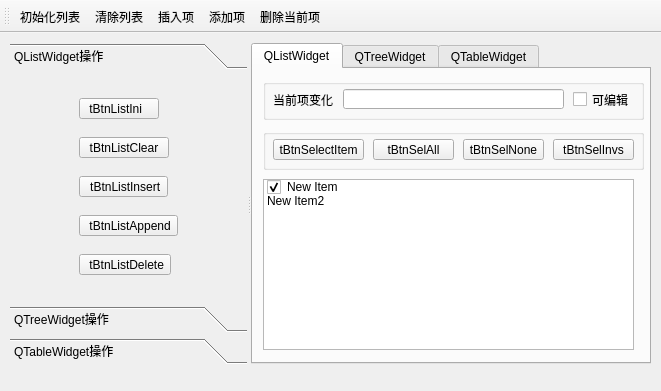
<?xml version="1.0" encoding="UTF-8"?>
<ui version="4.0">
 <class>MainWindow</class>
 <widget class="QMainWindow" name="MainWindow">
  <property name="geometry">
   <rect>
    <x>0</x>
    <y>0</y>
    <width>661</width>
    <height>391</height>
   </rect>
  </property>
  <property name="windowTitle">
   <string>MainWindow</string>
  </property>
  <widget class="QWidget" name="centralWidget">
   <widget class="QSplitter" name="splitter">
    <property name="geometry">
     <rect>
      <x>10</x>
      <y>10</y>
      <width>641</width>
      <height>321</height>
     </rect>
    </property>
    <property name="orientation">
     <enum>Qt::Horizontal</enum>
    </property>
    <widget class="QToolBox" name="toolBox_2">
     <property name="acceptDrops">
      <bool>true</bool>
     </property>
     <property name="currentIndex">
      <number>0</number>
     </property>
     <widget class="QWidget" name="page1">
      <property name="geometry">
       <rect>
        <x>0</x>
        <y>0</y>
        <width>243</width>
        <height>231</height>
       </rect>
      </property>
      <attribute name="icon">
       <iconset resource="res.qrc">
        <normaloff>:/images/icons/410.bmp</normaloff>:/images/icons/410.bmp</iconset>
      </attribute>
      <attribute name="label">
       <string>QListWidget操作</string>
      </attribute>
      <layout class="QGridLayout" name="gridLayout">
       <item row="0" column="0">
        <widget class="QToolButton" name="tBtnListIni">
         <property name="text">
          <string> tBtnListIni   </string>
         </property>
         <property name="toolButtonStyle">
          <enum>Qt::ToolButtonTextOnly</enum>
         </property>
        </widget>
       </item>
       <item row="1" column="0">
        <widget class="QToolButton" name="tBtnListClear">
         <property name="text">
          <string> tBtnListClear </string>
         </property>
         <property name="toolButtonStyle">
          <enum>Qt::ToolButtonTextOnly</enum>
         </property>
        </widget>
       </item>
       <item row="2" column="0">
        <widget class="QToolButton" name="tBtnListInsert">
         <property name="text">
          <string> tBtnListInsert</string>
         </property>
         <property name="toolButtonStyle">
          <enum>Qt::ToolButtonTextOnly</enum>
         </property>
        </widget>
       </item>
       <item row="3" column="0">
        <widget class="QToolButton" name="tBtnListAppend">
         <property name="text">
          <string> tBtnListAppend</string>
         </property>
         <property name="toolButtonStyle">
          <enum>Qt::ToolButtonTextOnly</enum>
         </property>
        </widget>
       </item>
       <item row="4" column="0">
        <widget class="QToolButton" name="tBtnListDelete">
         <property name="text">
          <string> tBtnListDelete</string>
         </property>
         <property name="toolButtonStyle">
          <enum>Qt::ToolButtonTextOnly</enum>
         </property>
        </widget>
       </item>
      </layout>
     </widget>
     <widget class="QWidget" name="page2">
      <property name="geometry">
       <rect>
        <x>0</x>
        <y>0</y>
        <width>243</width>
        <height>231</height>
       </rect>
      </property>
      <attribute name="icon">
       <iconset resource="res.qrc">
        <normaloff>:/images/icons/408.bmp</normaloff>:/images/icons/408.bmp</iconset>
      </attribute>
      <attribute name="label">
       <string>QTreeWidget操作</string>
      </attribute>
     </widget>
     <widget class="QWidget" name="page3">
      <property name="geometry">
       <rect>
        <x>0</x>
        <y>0</y>
        <width>243</width>
        <height>231</height>
       </rect>
      </property>
      <attribute name="icon">
       <iconset resource="res.qrc">
        <normaloff>:/images/icons/412.bmp</normaloff>:/images/icons/412.bmp</iconset>
      </attribute>
      <attribute name="label">
       <string>QTableWidget操作</string>
      </attribute>
     </widget>
    </widget>
    <widget class="QTabWidget" name="tabWidget_2">
     <property name="tabShape">
      <enum>QTabWidget::Rounded</enum>
     </property>
     <property name="currentIndex">
      <number>0</number>
     </property>
     <widget class="QWidget" name="tab1">
      <attribute name="icon">
       <iconset resource="res.qrc">
        <normaloff>:/images/icons/410.bmp</normaloff>:/images/icons/410.bmp</iconset>
      </attribute>
      <attribute name="title">
       <string>QListWidget</string>
      </attribute>
      <widget class="QListWidget" name="listWidget">
       <property name="geometry">
        <rect>
         <x>10</x>
         <y>110</y>
         <width>371</width>
         <height>171</height>
        </rect>
       </property>
       <property name="contextMenuPolicy">
        <enum>Qt::CustomContextMenu</enum>
       </property>
       <item>
        <property name="text">
         <string>New Item</string>
        </property>
        <property name="checkState">
         <enum>Checked</enum>
        </property>
        <property name="icon">
         <iconset resource="res.qrc">
          <normaloff>:/images/icons/check2.ico</normaloff>:/images/icons/check2.ico</iconset>
        </property>
       </item>
       <item>
        <property name="text">
         <string>New Item2</string>
        </property>
        <property name="checkState">
         <enum>Unchecked</enum>
        </property>
        <property name="icon">
         <iconset resource="res.qrc">
          <normaloff>:/images/icons/check2.ico</normaloff>:/images/icons/check2.ico</iconset>
        </property>
       </item>
      </widget>
      <widget class="QGroupBox" name="groupBox_5">
       <property name="geometry">
        <rect>
         <x>10</x>
         <y>10</y>
         <width>381</width>
         <height>41</height>
        </rect>
       </property>
       <property name="title">
        <string/>
       </property>
       <widget class="QLabel" name="label_3">
        <property name="geometry">
         <rect>
          <x>10</x>
          <y>10</y>
          <width>71</width>
          <height>21</height>
         </rect>
        </property>
        <property name="text">
         <string>当前项变化</string>
        </property>
       </widget>
       <widget class="QLineEdit" name="editCutItemText">
        <property name="geometry">
         <rect>
          <x>80</x>
          <y>10</y>
          <width>221</width>
          <height>20</height>
         </rect>
        </property>
       </widget>
       <widget class="QCheckBox" name="chkBoxEditable">
        <property name="geometry">
         <rect>
          <x>310</x>
          <y>10</y>
          <width>61</width>
          <height>21</height>
         </rect>
        </property>
        <property name="text">
         <string>可编辑</string>
        </property>
        <property name="checked">
         <bool>false</bool>
        </property>
       </widget>
      </widget>
      <widget class="QGroupBox" name="groupBox_6">
       <property name="geometry">
        <rect>
         <x>10</x>
         <y>60</y>
         <width>381</width>
         <height>41</height>
        </rect>
       </property>
       <property name="title">
        <string/>
       </property>
       <widget class="QToolButton" name="tBtnSelectItem">
        <property name="geometry">
         <rect>
          <x>10</x>
          <y>10</y>
          <width>91</width>
          <height>21</height>
         </rect>
        </property>
        <property name="text">
         <string>tBtnSelectItem</string>
        </property>
        <property name="toolButtonStyle">
         <enum>Qt::ToolButtonTextOnly</enum>
        </property>
       </widget>
       <widget class="QToolButton" name="tBtnSelAll">
        <property name="geometry">
         <rect>
          <x>110</x>
          <y>10</y>
          <width>81</width>
          <height>21</height>
         </rect>
        </property>
        <property name="text">
         <string>tBtnSelAll</string>
        </property>
        <property name="toolButtonStyle">
         <enum>Qt::ToolButtonTextOnly</enum>
        </property>
       </widget>
       <widget class="QToolButton" name="tBtnSelNone">
        <property name="geometry">
         <rect>
          <x>200</x>
          <y>10</y>
          <width>81</width>
          <height>21</height>
         </rect>
        </property>
        <property name="text">
         <string>tBtnSelNone</string>
        </property>
        <property name="toolButtonStyle">
         <enum>Qt::ToolButtonTextOnly</enum>
        </property>
       </widget>
       <widget class="QToolButton" name="tBtnSelInvs">
        <property name="geometry">
         <rect>
          <x>290</x>
          <y>10</y>
          <width>81</width>
          <height>21</height>
         </rect>
        </property>
        <property name="text">
         <string>tBtnSelInvs</string>
        </property>
        <property name="toolButtonStyle">
         <enum>Qt::ToolButtonTextOnly</enum>
        </property>
       </widget>
      </widget>
     </widget>
     <widget class="QWidget" name="tab2">
      <attribute name="icon">
       <iconset resource="res.qrc">
        <normaloff>:/images/icons/408.bmp</normaloff>:/images/icons/408.bmp</iconset>
      </attribute>
      <attribute name="title">
       <string>QTreeWidget</string>
      </attribute>
     </widget>
     <widget class="QWidget" name="tab3">
      <attribute name="icon">
       <iconset resource="res.qrc">
        <normaloff>:/images/icons/412.bmp</normaloff>:/images/icons/412.bmp</iconset>
      </attribute>
      <attribute name="title">
       <string>QTableWidget</string>
      </attribute>
     </widget>
    </widget>
   </widget>
  </widget>
  <widget class="QToolBar" name="mainToolBar">
   <property name="iconSize">
    <size>
     <width>24</width>
     <height>24</height>
    </size>
   </property>
   <property name="toolButtonStyle">
    <enum>Qt::ToolButtonTextUnderIcon</enum>
   </property>
   <attribute name="toolBarArea">
    <enum>TopToolBarArea</enum>
   </attribute>
   <attribute name="toolBarBreak">
    <bool>false</bool>
   </attribute>
   <addaction name="actListIni"/>
   <addaction name="actListClear"/>
   <addaction name="actListInsert"/>
   <addaction name="actListAppend"/>
   <addaction name="actListDelete"/>
  </widget>
  <action name="actListIni">
   <property name="icon">
    <iconset resource="res.qrc">
     <normaloff>:/images/icons/128.bmp</normaloff>:/images/icons/128.bmp</iconset>
   </property>
   <property name="text">
    <string>初始化列表</string>
   </property>
  </action>
  <action name="actListClear">
   <property name="icon">
    <iconset resource="res.qrc">
     <normaloff>:/images/icons/delete1.bmp</normaloff>:/images/icons/delete1.bmp</iconset>
   </property>
   <property name="text">
    <string>清除列表</string>
   </property>
  </action>
  <action name="actListInsert">
   <property name="icon">
    <iconset resource="res.qrc">
     <normaloff>:/images/icons/306.bmp</normaloff>:/images/icons/306.bmp</iconset>
   </property>
   <property name="text">
    <string>插入项</string>
   </property>
  </action>
  <action name="actListAppend">
   <property name="icon">
    <iconset resource="res.qrc">
     <normaloff>:/images/icons/316.bmp</normaloff>:/images/icons/316.bmp</iconset>
   </property>
   <property name="text">
    <string>添加项</string>
   </property>
  </action>
  <action name="actListDelete">
   <property name="icon">
    <iconset resource="res.qrc">
     <normaloff>:/images/icons/324.bmp</normaloff>:/images/icons/324.bmp</iconset>
   </property>
   <property name="text">
    <string>删除当前项</string>
   </property>
  </action>
  <action name="actSelAll">
   <property name="icon">
    <iconset resource="res.qrc">
     <normaloff>:/images/icons/430.bmp</normaloff>:/images/icons/430.bmp</iconset>
   </property>
   <property name="text">
    <string>全选</string>
   </property>
   <property name="toolTip">
    <string>全选</string>
   </property>
  </action>
  <action name="actSelNone">
   <property name="icon">
    <iconset resource="res.qrc">
     <normaloff>:/images/icons/431.bmp</normaloff>:/images/icons/431.bmp</iconset>
   </property>
   <property name="text">
    <string>全不选</string>
   </property>
   <property name="toolTip">
    <string>全不选</string>
   </property>
  </action>
  <action name="actSelInvs">
   <property name="icon">
    <iconset resource="res.qrc">
     <normaloff>:/images/icons/428.bmp</normaloff>:/images/icons/428.bmp</iconset>
   </property>
   <property name="text">
    <string>反选</string>
   </property>
   <property name="toolTip">
    <string>反选</string>
   </property>
  </action>
  <action name="actExit">
   <property name="icon">
    <iconset resource="res.qrc">
     <normaloff>:/images/icons/exit.bmp</normaloff>:/images/icons/exit.bmp</iconset>
   </property>
   <property name="text">
    <string>退出</string>
   </property>
   <property name="toolTip">
    <string>退出</string>
   </property>
  </action>
  <action name="actSelPopMenu">
   <property name="icon">
    <iconset resource="res.qrc">
     <normaloff>:/images/icons/124.bmp</normaloff>:/images/icons/124.bmp</iconset>
   </property>
   <property name="text">
    <string>项选择</string>
   </property>
  </action>
 </widget>
 <layoutdefault spacing="6" margin="11"/>
 <resources>
  <include location="res.qrc"/>
 </resources>
 <connections>
  <connection>
   <sender>actSelPopMenu</sender>
   <signal>triggered()</signal>
   <receiver>actSelInvs</receiver>
   <slot>trigger()</slot>
   <hints>
    <hint type="sourcelabel">
     <x>-1</x>
     <y>-1</y>
    </hint>
    <hint type="destinationlabel">
     <x>-1</x>
     <y>-1</y>
    </hint>
   </hints>
  </connection>
  <connection>
   <sender>actExit</sender>
   <signal>triggered()</signal>
   <receiver>MainWindow</receiver>
   <slot>close()</slot>
   <hints>
    <hint type="sourcelabel">
     <x>-1</x>
     <y>-1</y>
    </hint>
    <hint type="destinationlabel">
     <x>330</x>
     <y>195</y>
    </hint>
   </hints>
  </connection>
 </connections>
</ui>
